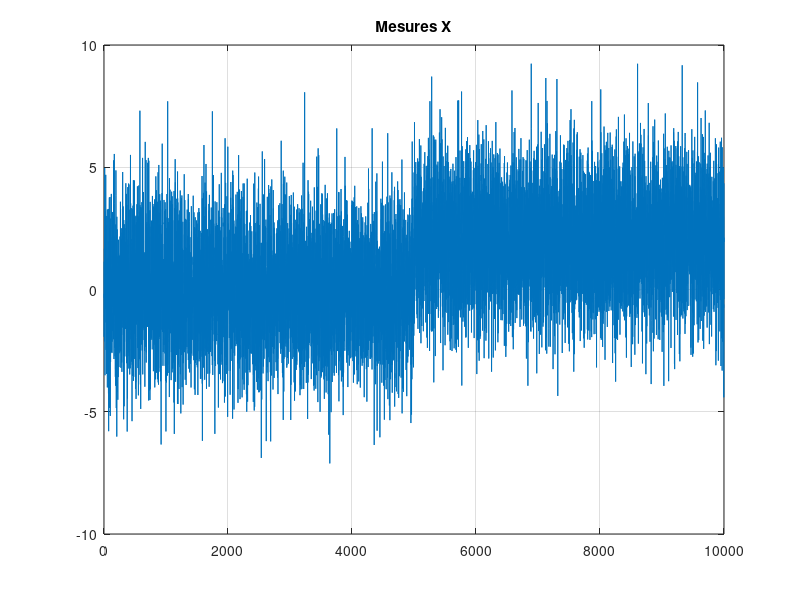

The MATLAB script that drew this image:
clc; clear; close all

m = 1; %nb de mesures

N = 10000;


load("data.mat")

fonction = exp(-(1/2)*((X-v)/sigma).^2) .* exp((1/2)*(X/sigma).^2);
lambda_0 = (pi0*(c10-c00))/(pi1*(c01-c11)); %seuil detecteur de bayes
seuil = (2*sigma^2*log(lambda_0) + v^2)/(2*v); %seuil detecteur equivalent

d1 = 1;
d0 = 0;

%Detecteur de Bayes
delta1 = zeros(1, N);
compteur_Bayes = 0;
for i = 1:m
    for j = 1:N
        if (fonction(j) > lambda_0)
            delta1(j) = d1;
            compteur_Bayes = compteur_Bayes + 1;
        else
            delta1(j) = d0;
        end
    end
end

%Detecteur equivalent
delta2 = zeros(1, N);
compteur_equivalent = 0;
for i = 1:m
    for j = 1:N
        if (X(i,j) > seuil)
            delta2(j) = d1;
            compteur_equivalent = compteur_equivalent + 1;
        else
            delta2(j) = d0;
        end
    end
end

for i = 1:m
    nb_d1_detecte = 0;
    nb_fa = 0;
    for j = 1:N
        if (delta1(j) == 1 && vraies_detection(j) == 1)
            nb_d1_detecte = nb_d1_detecte + 1;
        elseif (delta1(j) == 1 && vraies_detection(j) == 0)
            nb_fa = nb_fa + 1;
        end
    end
end
Pd = nb_d1_detecte / (pi1*N)
Pfa = nb_fa/(pi0*N)

figure(1)
plot(X(1,:))
grid()
title("Mesures X")